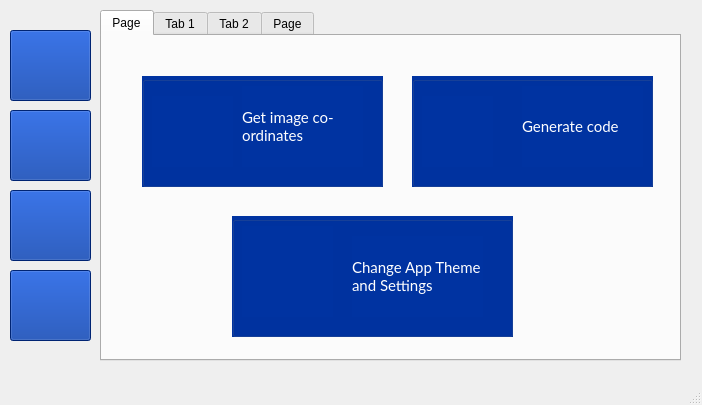
<?xml version="1.0" encoding="UTF-8"?>
<ui version="4.0">
 <class>MainWindow</class>
 <widget class="QMainWindow" name="MainWindow">
  <property name="geometry">
   <rect>
    <x>0</x>
    <y>0</y>
    <width>702</width>
    <height>405</height>
   </rect>
  </property>
  <property name="windowTitle">
   <string>MainWindow</string>
  </property>
  <property name="windowIcon">
   <iconset resource="photo.qrc">
    <normaloff>:/icons/stanbic.png</normaloff>:/icons/stanbic.png</iconset>
  </property>
  <property name="autoFillBackground">
   <bool>false</bool>
  </property>
  <property name="animated">
   <bool>true</bool>
  </property>
  <widget class="QWidget" name="centralwidget">
   <widget class="QPushButton" name="home">
    <property name="geometry">
     <rect>
      <x>10</x>
      <y>30</y>
      <width>81</width>
      <height>71</height>
     </rect>
    </property>
    <property name="styleSheet">
     <string notr="true">background-color: rgb(0, 51, 161);</string>
    </property>
    <property name="text">
     <string/>
    </property>
    <property name="icon">
     <iconset resource="photo.qrc">
      <normaloff>:/icons/home.png</normaloff>:/icons/home.png</iconset>
    </property>
    <property name="iconSize">
     <size>
      <width>50</width>
      <height>50</height>
     </size>
    </property>
   </widget>
   <widget class="QPushButton" name="imgLoader">
    <property name="geometry">
     <rect>
      <x>10</x>
      <y>110</y>
      <width>81</width>
      <height>71</height>
     </rect>
    </property>
    <property name="styleSheet">
     <string notr="true">background-color: rgb(0, 51, 161);</string>
    </property>
    <property name="text">
     <string/>
    </property>
    <property name="icon">
     <iconset resource="photo.qrc">
      <normaloff>:/icons/pic.png</normaloff>:/icons/pic.png</iconset>
    </property>
    <property name="iconSize">
     <size>
      <width>50</width>
      <height>50</height>
     </size>
    </property>
   </widget>
   <widget class="QPushButton" name="codeGen">
    <property name="geometry">
     <rect>
      <x>10</x>
      <y>190</y>
      <width>81</width>
      <height>71</height>
     </rect>
    </property>
    <property name="styleSheet">
     <string notr="true">background-color: rgb(0, 51, 161);</string>
    </property>
    <property name="text">
     <string/>
    </property>
    <property name="icon">
     <iconset resource="photo.qrc">
      <normaloff>:/icons/code.png</normaloff>:/icons/code.png</iconset>
    </property>
    <property name="iconSize">
     <size>
      <width>50</width>
      <height>50</height>
     </size>
    </property>
   </widget>
   <widget class="QPushButton" name="settings">
    <property name="geometry">
     <rect>
      <x>10</x>
      <y>270</y>
      <width>81</width>
      <height>71</height>
     </rect>
    </property>
    <property name="styleSheet">
     <string notr="true">background-color: rgb(0, 51, 161);</string>
    </property>
    <property name="text">
     <string/>
    </property>
    <property name="icon">
     <iconset resource="photo.qrc">
      <normaloff>:/icons/settings.png</normaloff>:/icons/settings.png</iconset>
    </property>
    <property name="iconSize">
     <size>
      <width>50</width>
      <height>50</height>
     </size>
    </property>
   </widget>
   <widget class="QTabWidget" name="tabWidget">
    <property name="geometry">
     <rect>
      <x>100</x>
      <y>10</y>
      <width>581</width>
      <height>351</height>
     </rect>
    </property>
    <property name="currentIndex">
     <number>0</number>
    </property>
    <property name="tabBarAutoHide">
     <bool>false</bool>
    </property>
    <widget class="QWidget" name="tab_4">
     <attribute name="title">
      <string>Page</string>
     </attribute>
     <widget class="QGroupBox" name="groupBox">
      <property name="geometry">
       <rect>
        <x>40</x>
        <y>40</y>
        <width>241</width>
        <height>111</height>
       </rect>
      </property>
      <property name="styleSheet">
       <string notr="true">background-color: rgb(0, 51, 161);</string>
      </property>
      <property name="title">
       <string/>
      </property>
      <widget class="QLabel" name="label_2">
       <property name="geometry">
        <rect>
         <x>100</x>
         <y>10</y>
         <width>121</width>
         <height>81</height>
        </rect>
       </property>
       <property name="font">
        <font>
         <family>Lato</family>
         <pointsize>11</pointsize>
        </font>
       </property>
       <property name="styleSheet">
        <string notr="true">color: rgb(255, 255, 255);</string>
       </property>
       <property name="text">
        <string>Get image co-ordinates</string>
       </property>
       <property name="wordWrap">
        <bool>true</bool>
       </property>
      </widget>
      <widget class="QLabel" name="label_3">
       <property name="geometry">
        <rect>
         <x>10</x>
         <y>20</y>
         <width>81</width>
         <height>71</height>
        </rect>
       </property>
       <property name="text">
        <string/>
       </property>
       <property name="pixmap">
        <pixmap resource="photo.qrc">:/icons/pic.png</pixmap>
       </property>
       <property name="scaledContents">
        <bool>true</bool>
       </property>
      </widget>
     </widget>
     <widget class="QGroupBox" name="groupBox_2">
      <property name="geometry">
       <rect>
        <x>310</x>
        <y>40</y>
        <width>241</width>
        <height>111</height>
       </rect>
      </property>
      <property name="styleSheet">
       <string notr="true">background-color: rgb(0, 51, 161);</string>
      </property>
      <property name="title">
       <string/>
      </property>
      <widget class="QLabel" name="label_4">
       <property name="geometry">
        <rect>
         <x>110</x>
         <y>10</y>
         <width>121</width>
         <height>81</height>
        </rect>
       </property>
       <property name="font">
        <font>
         <family>Lato</family>
         <pointsize>11</pointsize>
        </font>
       </property>
       <property name="styleSheet">
        <string notr="true">color: rgb(255, 255, 255);</string>
       </property>
       <property name="text">
        <string>Generate code</string>
       </property>
       <property name="wordWrap">
        <bool>true</bool>
       </property>
      </widget>
      <widget class="QLabel" name="label_5">
       <property name="geometry">
        <rect>
         <x>10</x>
         <y>20</y>
         <width>61</width>
         <height>51</height>
        </rect>
       </property>
       <property name="text">
        <string/>
       </property>
      </widget>
      <widget class="QLabel" name="label_6">
       <property name="geometry">
        <rect>
         <x>10</x>
         <y>20</y>
         <width>71</width>
         <height>71</height>
        </rect>
       </property>
       <property name="text">
        <string/>
       </property>
       <property name="pixmap">
        <pixmap resource="photo.qrc">:/icons/code.png</pixmap>
       </property>
       <property name="scaledContents">
        <bool>true</bool>
       </property>
      </widget>
     </widget>
     <widget class="QGroupBox" name="groupBox_4">
      <property name="geometry">
       <rect>
        <x>130</x>
        <y>180</y>
        <width>281</width>
        <height>121</height>
       </rect>
      </property>
      <property name="styleSheet">
       <string notr="true">background-color: rgb(0, 51, 161);</string>
      </property>
      <property name="title">
       <string/>
      </property>
      <widget class="QLabel" name="label_9">
       <property name="geometry">
        <rect>
         <x>120</x>
         <y>20</y>
         <width>131</width>
         <height>81</height>
        </rect>
       </property>
       <property name="font">
        <font>
         <family>Lato</family>
         <pointsize>11</pointsize>
        </font>
       </property>
       <property name="styleSheet">
        <string notr="true">color: rgb(255, 255, 255);</string>
       </property>
       <property name="text">
        <string>Change App Theme and Settings</string>
       </property>
       <property name="wordWrap">
        <bool>true</bool>
       </property>
      </widget>
      <widget class="QLabel" name="label_10">
       <property name="geometry">
        <rect>
         <x>10</x>
         <y>10</y>
         <width>91</width>
         <height>91</height>
        </rect>
       </property>
       <property name="text">
        <string/>
       </property>
       <property name="pixmap">
        <pixmap resource="photo.qrc">:/icons/settings.png</pixmap>
       </property>
       <property name="scaledContents">
        <bool>true</bool>
       </property>
      </widget>
     </widget>
    </widget>
    <widget class="QWidget" name="tab">
     <attribute name="title">
      <string>Tab 1</string>
     </attribute>
     <widget class="QLineEdit" name="imageLocation">
      <property name="geometry">
       <rect>
        <x>50</x>
        <y>60</y>
        <width>391</width>
        <height>21</height>
       </rect>
      </property>
      <property name="font">
       <font>
        <family>Lato</family>
        <pointsize>10</pointsize>
       </font>
      </property>
      <property name="readOnly">
       <bool>true</bool>
      </property>
      <property name="placeholderText">
       <string>Browse Image Location</string>
      </property>
     </widget>
     <widget class="QPushButton" name="browse">
      <property name="geometry">
       <rect>
        <x>450</x>
        <y>50</y>
        <width>41</width>
        <height>41</height>
       </rect>
      </property>
      <property name="text">
       <string/>
      </property>
      <property name="icon">
       <iconset resource="photo.qrc">
        <normaloff>:/icons/browse.png</normaloff>:/icons/browse.png</iconset>
      </property>
      <property name="iconSize">
       <size>
        <width>24</width>
        <height>24</height>
       </size>
      </property>
      <property name="checkable">
       <bool>false</bool>
      </property>
      <property name="flat">
       <bool>true</bool>
      </property>
     </widget>
     <widget class="QPushButton" name="load">
      <property name="geometry">
       <rect>
        <x>220</x>
        <y>110</y>
        <width>91</width>
        <height>31</height>
       </rect>
      </property>
      <property name="font">
       <font>
        <family>Lato</family>
        <pointsize>11</pointsize>
       </font>
      </property>
      <property name="styleSheet">
       <string notr="true">background-color: rgb(0, 51, 161);
color: rgb(255, 255, 255);</string>
      </property>
      <property name="text">
       <string>Load</string>
      </property>
     </widget>
     <widget class="QLineEdit" name="genText">
      <property name="geometry">
       <rect>
        <x>240</x>
        <y>200</y>
        <width>61</width>
        <height>21</height>
       </rect>
      </property>
      <property name="font">
       <font>
        <family>Lato</family>
        <pointsize>10</pointsize>
       </font>
      </property>
      <property name="readOnly">
       <bool>true</bool>
      </property>
     </widget>
     <widget class="QPushButton" name="copy">
      <property name="geometry">
       <rect>
        <x>310</x>
        <y>190</y>
        <width>41</width>
        <height>41</height>
       </rect>
      </property>
      <property name="text">
       <string/>
      </property>
      <property name="icon">
       <iconset resource="photo.qrc">
        <normaloff>:/icons/copy.png</normaloff>:/icons/copy.png</iconset>
      </property>
      <property name="iconSize">
       <size>
        <width>24</width>
        <height>24</height>
       </size>
      </property>
      <property name="flat">
       <bool>true</bool>
      </property>
     </widget>
    </widget>
    <widget class="QWidget" name="tab_2">
     <attribute name="title">
      <string>Tab 2</string>
     </attribute>
     <widget class="QLineEdit" name="codeText">
      <property name="geometry">
       <rect>
        <x>90</x>
        <y>70</y>
        <width>371</width>
        <height>21</height>
       </rect>
      </property>
      <property name="font">
       <font>
        <family>Lato</family>
        <pointsize>10</pointsize>
       </font>
      </property>
      <property name="readOnly">
       <bool>true</bool>
      </property>
     </widget>
     <widget class="QPushButton" name="copyCodes">
      <property name="geometry">
       <rect>
        <x>470</x>
        <y>60</y>
        <width>41</width>
        <height>41</height>
       </rect>
      </property>
      <property name="text">
       <string/>
      </property>
      <property name="icon">
       <iconset resource="photo.qrc">
        <normaloff>:/icons/copy.png</normaloff>:/icons/copy.png</iconset>
      </property>
      <property name="iconSize">
       <size>
        <width>24</width>
        <height>24</height>
       </size>
      </property>
      <property name="flat">
       <bool>true</bool>
      </property>
     </widget>
     <widget class="QPushButton" name="generate">
      <property name="geometry">
       <rect>
        <x>210</x>
        <y>250</y>
        <width>101</width>
        <height>31</height>
       </rect>
      </property>
      <property name="font">
       <font>
        <family>Lato</family>
        <pointsize>11</pointsize>
        <weight>50</weight>
        <bold>false</bold>
       </font>
      </property>
      <property name="styleSheet">
       <string notr="true">background-color: rgb(0, 51, 161);
color: rgb(255, 255, 255);</string>
      </property>
      <property name="text">
       <string>Generate</string>
      </property>
     </widget>
     <widget class="QRadioButton" name="DBClick">
      <property name="geometry">
       <rect>
        <x>210</x>
        <y>170</y>
        <width>151</width>
        <height>17</height>
       </rect>
      </property>
      <property name="font">
       <font>
        <family>Lato</family>
        <pointsize>10</pointsize>
       </font>
      </property>
      <property name="text">
       <string>  Double Click</string>
      </property>
     </widget>
     <widget class="QRadioButton" name="rClick">
      <property name="geometry">
       <rect>
        <x>360</x>
        <y>170</y>
        <width>141</width>
        <height>17</height>
       </rect>
      </property>
      <property name="font">
       <font>
        <family>Lato</family>
        <pointsize>10</pointsize>
       </font>
      </property>
      <property name="text">
       <string>  Right Click</string>
      </property>
     </widget>
     <widget class="QLineEdit" name="codeText2">
      <property name="geometry">
       <rect>
        <x>90</x>
        <y>110</y>
        <width>371</width>
        <height>21</height>
       </rect>
      </property>
      <property name="font">
       <font>
        <family>Lato</family>
        <pointsize>10</pointsize>
       </font>
      </property>
      <property name="readOnly">
       <bool>true</bool>
      </property>
     </widget>
     <widget class="QPushButton" name="copyCodes2">
      <property name="geometry">
       <rect>
        <x>470</x>
        <y>100</y>
        <width>41</width>
        <height>41</height>
       </rect>
      </property>
      <property name="text">
       <string/>
      </property>
      <property name="icon">
       <iconset resource="photo.qrc">
        <normaloff>:/icons/copy.png</normaloff>:/icons/copy.png</iconset>
      </property>
      <property name="iconSize">
       <size>
        <width>24</width>
        <height>24</height>
       </size>
      </property>
      <property name="flat">
       <bool>true</bool>
      </property>
     </widget>
     <widget class="QRadioButton" name="sClick">
      <property name="geometry">
       <rect>
        <x>70</x>
        <y>170</y>
        <width>121</width>
        <height>20</height>
       </rect>
      </property>
      <property name="font">
       <font>
        <family>Lato</family>
        <pointsize>10</pointsize>
       </font>
      </property>
      <property name="text">
       <string>  Single Click</string>
      </property>
     </widget>
     <widget class="QLabel" name="label_7">
      <property name="geometry">
       <rect>
        <x>140</x>
        <y>20</y>
        <width>261</width>
        <height>31</height>
       </rect>
      </property>
      <property name="font">
       <font>
        <family>Lato</family>
        <pointsize>11</pointsize>
       </font>
      </property>
      <property name="text">
       <string>Copy and Paste the generated code</string>
      </property>
     </widget>
    </widget>
    <widget class="QWidget" name="tab_3">
     <attribute name="title">
      <string>Page</string>
     </attribute>
     <widget class="QPushButton" name="darkTheme">
      <property name="geometry">
       <rect>
        <x>100</x>
        <y>210</y>
        <width>91</width>
        <height>81</height>
       </rect>
      </property>
      <property name="styleSheet">
       <string notr="true">background-color: rgb(50, 50, 50);</string>
      </property>
      <property name="text">
       <string/>
      </property>
     </widget>
     <widget class="QPushButton" name="qdarkTheme">
      <property name="geometry">
       <rect>
        <x>230</x>
        <y>210</y>
        <width>91</width>
        <height>81</height>
       </rect>
      </property>
      <property name="styleSheet">
       <string notr="true">background-color: rgb(34, 43, 46);</string>
      </property>
      <property name="text">
       <string/>
      </property>
     </widget>
     <widget class="QPushButton" name="defaultTheme">
      <property name="geometry">
       <rect>
        <x>360</x>
        <y>210</y>
        <width>91</width>
        <height>81</height>
       </rect>
      </property>
      <property name="styleSheet">
       <string notr="true">background-color: rgb(255, 255, 255);
border-color: rgb(255, 255, 255);</string>
      </property>
      <property name="text">
       <string/>
      </property>
     </widget>
     <widget class="QLabel" name="label">
      <property name="geometry">
       <rect>
        <x>160</x>
        <y>150</y>
        <width>231</width>
        <height>31</height>
       </rect>
      </property>
      <property name="font">
       <font>
        <family>Lato</family>
        <pointsize>15</pointsize>
        <weight>50</weight>
        <bold>false</bold>
       </font>
      </property>
      <property name="text">
       <string>Select App Theme</string>
      </property>
     </widget>
    </widget>
   </widget>
   <zorder>tabWidget</zorder>
   <zorder>home</zorder>
   <zorder>imgLoader</zorder>
   <zorder>codeGen</zorder>
   <zorder>settings</zorder>
  </widget>
  <widget class="QMenuBar" name="menubar">
   <property name="geometry">
    <rect>
     <x>0</x>
     <y>0</y>
     <width>702</width>
     <height>26</height>
    </rect>
   </property>
  </widget>
  <widget class="QStatusBar" name="statusbar"/>
 </widget>
 <resources>
  <include location="photo.qrc"/>
 </resources>
 <connections/>
</ui>
